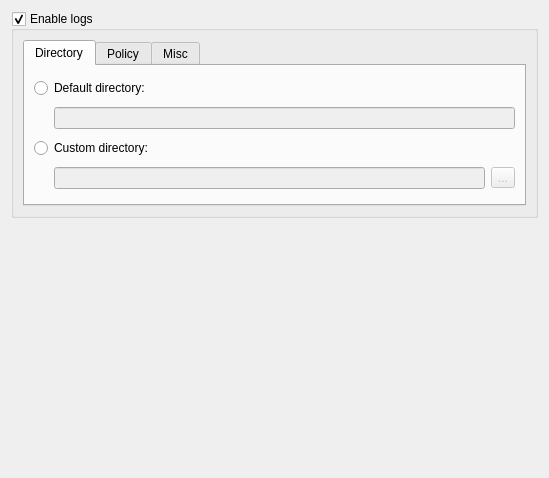
<ui version="4.0" >
 <class>LogsSettings</class>
 <widget class="QWidget" name="LogsSettings" >
  <property name="geometry" >
   <rect>
    <x>0</x>
    <y>0</y>
    <width>549</width>
    <height>478</height>
   </rect>
  </property>
  <property name="windowTitle" >
   <string>Form</string>
  </property>
  <layout class="QGridLayout" name="gridLayout_4" >
   <item row="0" column="0" >
    <widget class="QGroupBox" name="groupBoxLogs" >
     <property name="sizePolicy" >
      <sizepolicy vsizetype="Fixed" hsizetype="Preferred" >
       <horstretch>0</horstretch>
       <verstretch>0</verstretch>
      </sizepolicy>
     </property>
     <property name="title" >
      <string>Enable logs</string>
     </property>
     <property name="checkable" >
      <bool>true</bool>
     </property>
     <layout class="QGridLayout" name="gridLayout_5" >
      <item row="0" column="0" >
       <widget class="QTabWidget" name="tabWidget" >
        <property name="currentIndex" >
         <number>0</number>
        </property>
        <widget class="QWidget" name="tabLogsDirectory" >
         <property name="geometry" >
          <rect>
           <x>0</x>
           <y>0</y>
           <width>515</width>
           <height>145</height>
          </rect>
         </property>
         <attribute name="title" >
          <string>Directory</string>
         </attribute>
         <layout class="QGridLayout" name="gridLayout_2" >
          <item row="0" column="0" >
           <widget class="QRadioButton" name="radioButtonDefaultDirectory" >
            <property name="text" >
             <string>Default directory:</string>
            </property>
            <property name="checkable" >
             <bool>true</bool>
            </property>
            <property name="checked" >
             <bool>false</bool>
            </property>
           </widget>
          </item>
          <item row="1" column="0" >
           <layout class="QHBoxLayout" name="horizontalLayout" >
            <item>
             <spacer name="horizontalSpacer" >
              <property name="orientation" >
               <enum>Qt::Horizontal</enum>
              </property>
              <property name="sizeType" >
               <enum>QSizePolicy::Fixed</enum>
              </property>
              <property name="sizeHint" stdset="0" >
               <size>
                <width>20</width>
                <height>20</height>
               </size>
              </property>
             </spacer>
            </item>
            <item>
             <widget class="QLineEdit" name="lineEditDefaultDirectory" >
              <property name="enabled" >
               <bool>false</bool>
              </property>
              <property name="readOnly" >
               <bool>true</bool>
              </property>
             </widget>
            </item>
           </layout>
          </item>
          <item row="2" column="0" >
           <widget class="QRadioButton" name="radioButtonCustomDirectory" >
            <property name="text" >
             <string>Custom directory:</string>
            </property>
           </widget>
          </item>
          <item row="3" column="0" >
           <layout class="QHBoxLayout" name="horizontalLayout_2" >
            <item>
             <spacer name="horizontalSpacer_2" >
              <property name="orientation" >
               <enum>Qt::Horizontal</enum>
              </property>
              <property name="sizeType" >
               <enum>QSizePolicy::Fixed</enum>
              </property>
              <property name="sizeHint" stdset="0" >
               <size>
                <width>20</width>
                <height>20</height>
               </size>
              </property>
             </spacer>
            </item>
            <item>
             <widget class="QLineEdit" name="lineEditCustomDirectory" >
              <property name="enabled" >
               <bool>false</bool>
              </property>
              <property name="readOnly" >
               <bool>true</bool>
              </property>
             </widget>
            </item>
            <item>
             <widget class="QToolButton" name="toolButtonCustomDirectory" >
              <property name="enabled" >
               <bool>false</bool>
              </property>
              <property name="text" >
               <string>...</string>
              </property>
             </widget>
            </item>
           </layout>
          </item>
         </layout>
        </widget>
        <widget class="QWidget" name="tabPolicy" >
         <attribute name="title" >
          <string>Policy</string>
         </attribute>
         <layout class="QGridLayout" name="gridLayout" >
          <item row="0" column="0" >
           <widget class="QLabel" name="labelPolicy" >
            <property name="text" >
             <string>Save your logs in a file:</string>
            </property>
           </widget>
          </item>
          <item row="1" column="0" colspan="2" >
           <widget class="QRadioButton" name="radioButtonDaily" >
            <property name="text" >
             <string>Daily</string>
            </property>
           </widget>
          </item>
          <item row="2" column="0" colspan="2" >
           <widget class="QRadioButton" name="radioButtonWeekly" >
            <property name="text" >
             <string>Weekly (from monday to sunday)</string>
            </property>
           </widget>
          </item>
          <item row="3" column="0" colspan="2" >
           <widget class="QRadioButton" name="radioButtonMonthly" >
            <property name="text" >
             <string>Monthly</string>
            </property>
           </widget>
          </item>
          <item row="4" column="0" colspan="2" >
           <widget class="QRadioButton" name="radioButtonUniq" >
            <property name="text" >
             <string>Uniq</string>
            </property>
           </widget>
          </item>
         </layout>
        </widget>
        <widget class="QWidget" name="tabMisc" >
         <property name="geometry" >
          <rect>
           <x>0</x>
           <y>0</y>
           <width>515</width>
           <height>145</height>
          </rect>
         </property>
         <attribute name="title" >
          <string>Misc</string>
         </attribute>
         <layout class="QGridLayout" name="gridLayout_3" >
          <item row="0" column="0" >
           <widget class="QCheckBox" name="checkBoxTimestamps" >
            <property name="text" >
             <string>Always timestamps</string>
            </property>
           </widget>
          </item>
          <item row="1" column="0" >
           <spacer name="verticalSpacer" >
            <property name="orientation" >
             <enum>Qt::Vertical</enum>
            </property>
            <property name="sizeHint" stdset="0" >
             <size>
              <width>20</width>
              <height>40</height>
             </size>
            </property>
           </spacer>
          </item>
         </layout>
        </widget>
       </widget>
      </item>
     </layout>
    </widget>
   </item>
   <item row="1" column="0" >
    <spacer name="verticalSpacer_4" >
     <property name="orientation" >
      <enum>Qt::Vertical</enum>
     </property>
     <property name="sizeHint" stdset="0" >
      <size>
       <width>20</width>
       <height>245</height>
      </size>
     </property>
    </spacer>
   </item>
  </layout>
 </widget>
 <resources/>
 <connections>
  <connection>
   <sender>radioButtonDefaultDirectory</sender>
   <signal>toggled(bool)</signal>
   <receiver>lineEditDefaultDirectory</receiver>
   <slot>setEnabled(bool)</slot>
   <hints>
    <hint type="sourcelabel" >
     <x>67</x>
     <y>87</y>
    </hint>
    <hint type="destinationlabel" >
     <x>99</x>
     <y>119</y>
    </hint>
   </hints>
  </connection>
  <connection>
   <sender>radioButtonCustomDirectory</sender>
   <signal>toggled(bool)</signal>
   <receiver>lineEditCustomDirectory</receiver>
   <slot>setEnabled(bool)</slot>
   <hints>
    <hint type="sourcelabel" >
     <x>145</x>
     <y>149</y>
    </hint>
    <hint type="destinationlabel" >
     <x>169</x>
     <y>171</y>
    </hint>
   </hints>
  </connection>
  <connection>
   <sender>radioButtonCustomDirectory</sender>
   <signal>toggled(bool)</signal>
   <receiver>toolButtonCustomDirectory</receiver>
   <slot>setEnabled(bool)</slot>
   <hints>
    <hint type="sourcelabel" >
     <x>477</x>
     <y>142</y>
    </hint>
    <hint type="destinationlabel" >
     <x>513</x>
     <y>181</y>
    </hint>
   </hints>
  </connection>
 </connections>
</ui>
